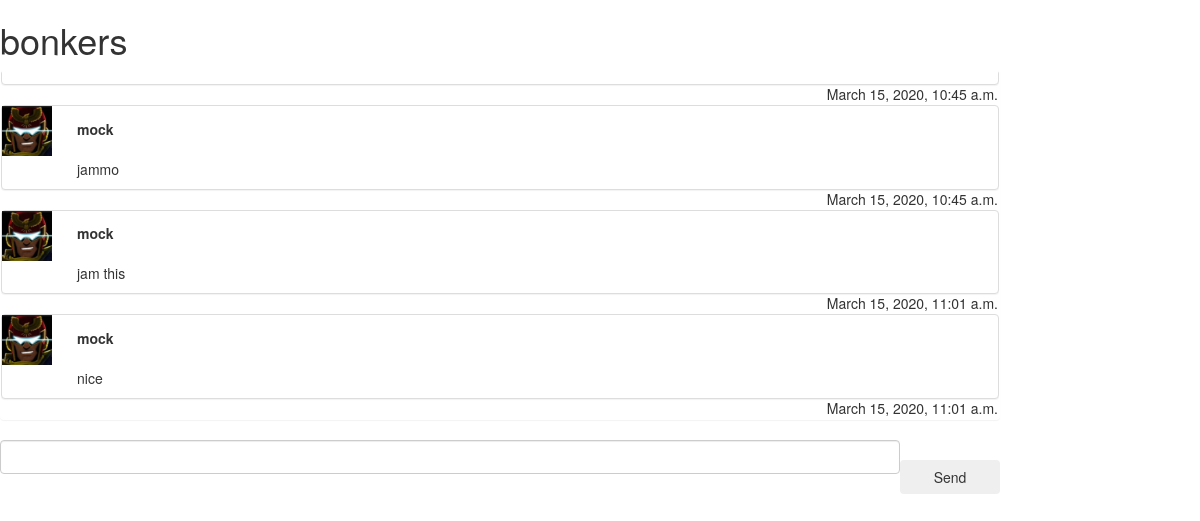
/OB/chat/bonkers/, run on the app's committed database.
### OB/models.py (models this page shows, shortened)
class Room(models.Model):
    name = models.CharField(max_length=ROOM_NAME_MAX_LENGTH, default=0)
    owner = models.ForeignKey(OBUser, on_delete=models.CASCADE, default=0)
    timestamp = models.DateTimeField(auto_now_add=True)
    is_suspended = models.BooleanField(default=False)

class Message(models.Model):
    message = models.TextField(max_length=MESSAGE_MAX_LENGTH)
    sender = models.ForeignKey(OBUser, on_delete=models.CASCADE, default=0)
    room = models.ForeignKey(Room, on_delete=models.CASCADE, default=0)
    timestamp = models.DateTimeField(auto_now_add=True)
    is_edited = models.BooleanField(default=False)
    is_deleted = models.BooleanField(default=False)

class OBUser(models.Model):
    user = models.OneToOneField(User, on_delete=models.CASCADE, default=0)
    display_name = models.CharField(max_length=DISPLAY_NAME_MAX_LENGTH, null=True)
    birthday = models.DateField(null=True)
    is_expelled = models.BooleanField(default=False)
    is_ob = models.BooleanField(default=False)

### OB/views.py (the view, shortened to what this page needs)
# urls.py: url(r"^chat/(?P<room_name>[-\w]+)/$", views.room, name="OB-room"),
def room(request, room_name):
    if request.method == "GET":
        context = {"room_name": room_name}
        try:
            room_entry = Room.objects.get(name=room_name)
            messages = Message.objects.filter(room=room_entry)
            template = "OB/room.html"
            context["room_name_json"] = mark_safe(json.dumps(room_name))
            context["messages"] = messages if messages.exists() else None
        except (MultipleObjectsReturned, ObjectDoesNotExist) as exception:
            print(exception)
            template = "OB/not_room.html"
        return render(request, template, context)

### OB/templates/OB/room.html (shortened to what this page needs)
<!DOCTYPE html>
<html>
<head>
    {% load static %}
    <link rel="stylesheet" href="https://maxcdn.bootstrapcdn.com/bootstrap/3.4.1/css/bootstrap.min.css">
</head>
<body>
    <h1>{{ room_name }}</h1>
    <div class="panel log-panel" id="log">
        {% if messages %}
            {% for message in messages %}
                <div class="panel panel-default" id="message-outer-div">
                    <div class=user-icon-div>
                        <img class="user-icon" src="{% static "favicon.ico" %}" id="user-icon" alt="user"></img>
                    </div>
                    <div style="display: table-cell;" id="message-inner-div">
                        <p class="display-name" id="display-name"><strong>
                            {% if message.sender.display_name %}
                                {{ message.sender.display_name }}
                            {% else %}
                                {{ message.sender.user.username }}
                            {% endif %}
                        </strong></p>
                        <p id="message-text">{{ message.message }}</p>
                    </div>
                    <p class="timestamp" id="timestamp">
                        {{ message.timestamp}}
                    </p>
                </div>
            {% endfor %}
        {% else %}
            No messages yet. First one gets a prize!
        {% endif%}
    </div>
    <input class="form-control message-input" id="input" type="text" size="100"/><br/>
    <input class="btn send-button" id="submit" type="button" value="Send"/>
</body>
</html>

### OB/templates/OB/room.html (style rules this page uses)
.log-panel { min-height: 350px; max-height: 350px; max-width: 1000px; min-width: 1000px; overflow: auto; }
.user-icon { min-height: 50px; max-height: 50px; min-width: 50px; max-width: 50px; }
.user-icon-div { min-width: 75px; max-width: 75px; display: table-cell; }
.display-name { min-height: 30px; max-height: 30px; }
.timestamp { display: table-cell; float: right; }
.message-input { min-width: 900px; max-width: 900px; overflow: auto; float: left; }
.send-button { max-width: 100px; min-width: 100px; }

### data on the page
Room: name "bonkers"
Message: timestamp "March 15, 2020, 10:45 a.m."
Message: sender.user.username "mock", message "jammo", timestamp "March 15, 2020, 10:45 a.m."
Message: sender.user.username "mock", message "jam this", timestamp "March 15, 2020, 11:01 a.m."
Message: sender.user.username "mock", message "nice", timestamp "March 15, 2020, 11:01 a.m."
